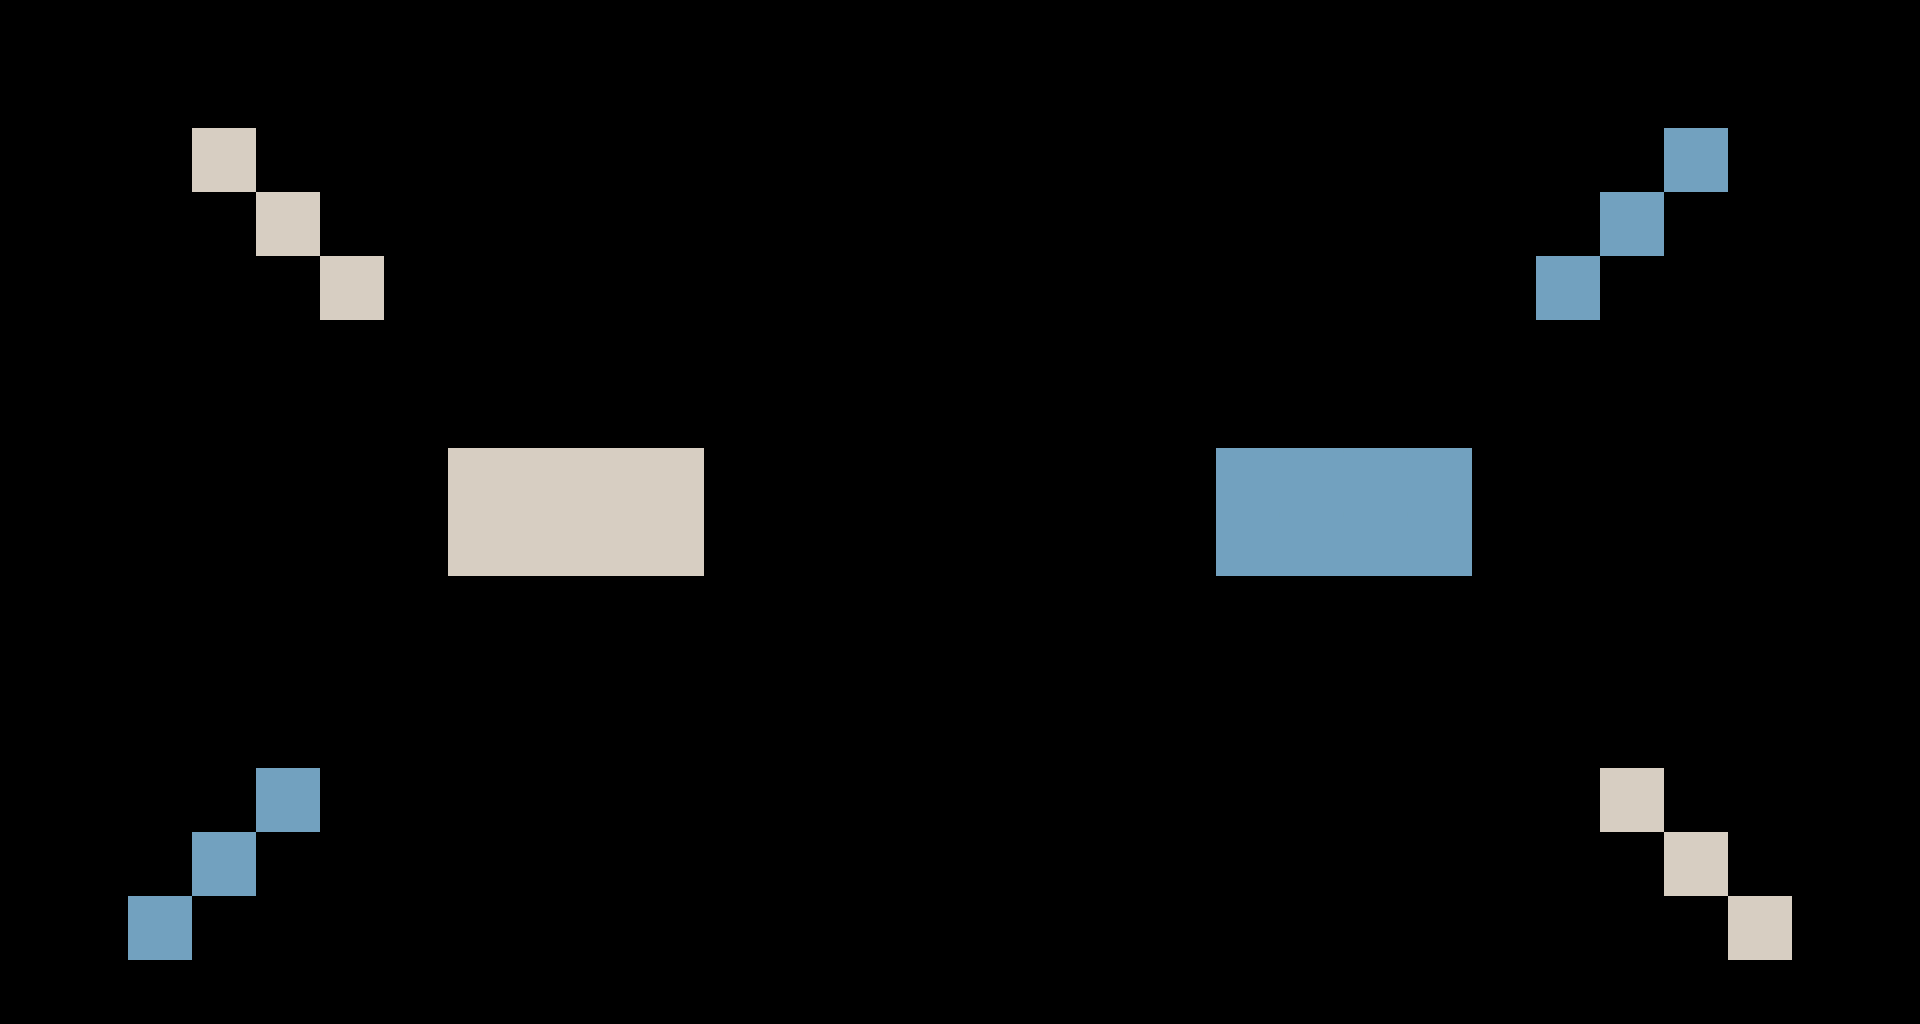

A 2D game scene composited from a Tiled map and its tileset images. What follows is a short description and the map's XML, with each tile layer's data collapsed to a summary:
An orthogonal 30x16 tile map with 64x64 px tiles, 2 tile layers (WhiteBlock, BlackBlock), 3 tilesets.

<map version="1.0" orientation="orthogonal" renderorder="right-down" width="30" height="16" tilewidth="64" tileheight="64" nextobjectid="1">
 <tileset firstgid="1" name="newbox1" tilewidth="64" tileheight="64">
  <image source="newbox1.png" width="64" height="64" />
 </tileset>
 <tileset firstgid="2" name="newbox2" tilewidth="64" tileheight="64">
  <image source="newbox2.png" width="64" height="64" />
 </tileset>
 <tileset firstgid="3" name="newbox3" tilewidth="64" tileheight="64">
  <image source="newbox3.png" width="64" height="64" />
 </tileset>
 <layer name="WhiteBlock" width="30" height="16">
  <data>[480 cells, 14 non-empty, 1 distinct tile ids]</data>
 </layer>
 <layer name="BlackBlock" width="30" height="16">
  <data>[480 cells, 14 non-empty, 1 distinct tile ids]</data>
 </layer>
</map>
